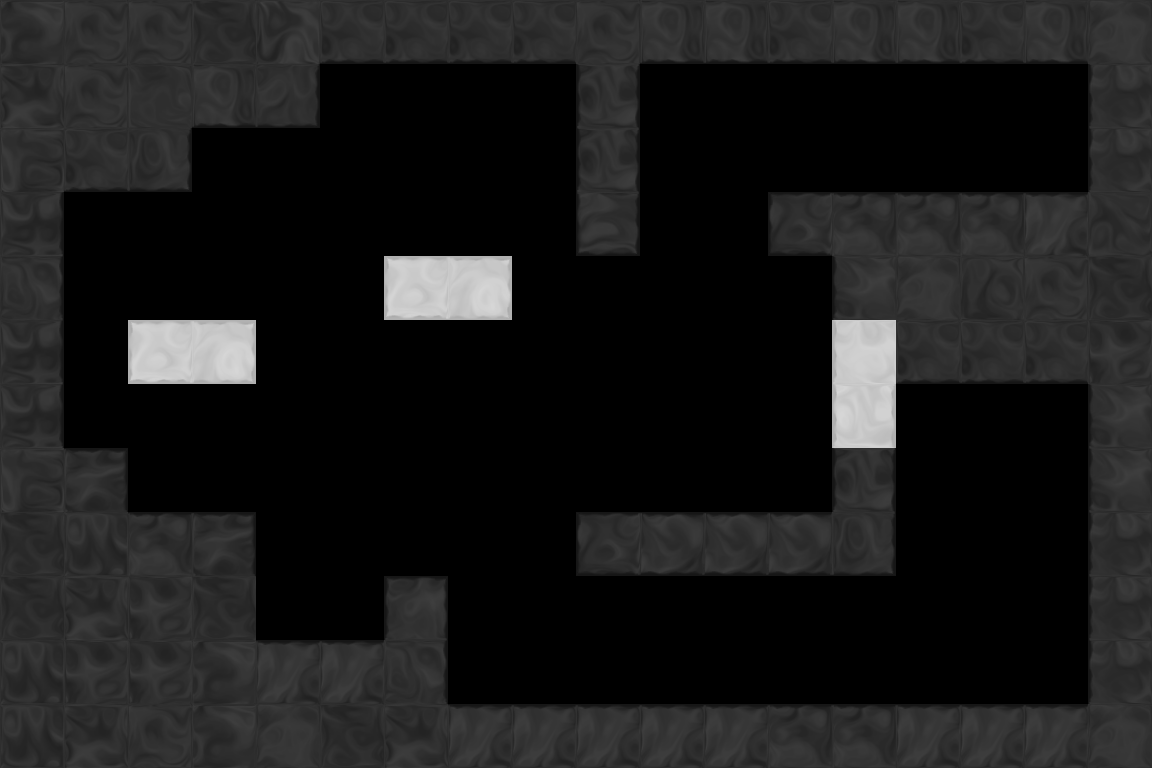

Tiled map render using the project's own tile images. Description and the whole map definition, tile-layer contents included, below:
An orthogonal 18x12 tile map with 64x64 px tiles, 1 tile layer (tile), 1 hidden layer not drawn, 6 tilesets and 8 objects (2x Portal, 2x OrbBlue, 2x Spring, DoorBlue, ColorchipBlue).

<map version="1.0" orientation="orthogonal" width="18" height="12" tilewidth="64" tileheight="64">
 <properties>
  <property name="bg" value="bg5" />
  <property name="bgParallaxX" value=".6" />
  <property name="bgParallaxY" value=".6" />
  <property name="music" value="level_white" />
  <property name="worldWrap" value="true" />
 </properties>
 <tileset firstgid="1" source="tiles/black_tiles.tsx" />
 <tileset firstgid="50" source="tiles/glass_tiles.tsx" />
 <tileset firstgid="99" source="tiles/black_indestructable.tsx" />
 <tileset firstgid="149" source="tiles/sand_tiles.tsx" />
 <tileset firstgid="157" source="tiles/white_tiles.tsx" />
 <tileset firstgid="206" source="tiles/mixed_tiles.tsx" />
 <layer name="backTile" width="18" height="12" visible="0">
  <data encoding="csv">
0,0,0,0,0,0,0,0,0,0,0,0,0,0,0,0,0,0,
0,0,0,0,0,0,0,0,0,0,0,0,0,0,0,0,0,0,
0,0,0,0,0,0,0,0,0,0,0,0,0,0,0,0,0,0,
0,0,0,0,0,0,0,0,0,0,0,0,0,0,0,0,0,0,
0,0,0,0,0,0,0,0,0,0,0,0,0,0,0,0,0,0,
0,0,0,0,0,0,0,0,0,0,0,0,0,0,0,0,0,0,
0,0,0,0,0,0,0,0,0,0,0,0,0,0,0,0,0,0,
0,0,0,0,0,0,0,0,0,0,0,0,0,0,0,0,0,0,
0,0,0,0,0,0,0,0,0,0,0,0,0,0,0,0,0,0,
0,0,0,0,0,0,0,0,0,0,0,0,0,0,0,0,0,0,
0,0,0,0,0,0,0,0,0,0,0,0,0,0,0,0,0,0,
0,0,0,0,0,0,0,0,0,0,0,0,0,0,0,0,0,0
</data>
 </layer>
 <objectgroup name="obj" width="18" height="12">
  <object type="Portal" x="992" y="448" width="64" height="64">
   <properties>
    <property name="mapTo" value="worldWrap2" />
    <property name="right" value="false" />
   </properties>
   <ellipse />
  </object>
  <object type="OrbBlue" x="512" y="384" width="64" height="64" />
  <object type="DoorBlue" x="640" y="192" width="128" height="64" />
  <object type="Portal" x="992" y="96" width="64" height="64">
   <properties>
    <property name="mapTo" value="eyebots" />
    <property name="right" value="false" />
   </properties>
   <ellipse />
  </object>
  <object type="Spring" x="639" y="448" width="128" height="64" />
  <object type="ColorchipBlue" x="192" y="256" />
  <object type="Spring" x="256" y="576" width="128" height="64" />
  <object type="OrbBlue" x="416" y="128" width="64" height="64" />
 </objectgroup>
 <layer name="tile" width="18" height="12">
  <data encoding="csv">
49,21,21,35,1,31,31,31,31,21,38,38,31,38,38,31,38,6,
3,21,7,38,32,0,0,0,0,44,0,0,0,0,0,0,0,23,
2,31,39,0,0,0,0,0,0,44,0,0,0,0,0,0,0,23,
26,0,0,0,0,0,0,0,0,47,0,0,46,17,17,17,10,14,
25,0,0,0,0,0,202,196,0,0,0,0,0,22,6,28,21,35,
26,0,202,196,0,0,0,0,0,0,0,0,0,179,31,31,31,5,
26,0,0,0,0,0,0,0,0,0,0,0,0,200,0,0,0,22,
2,11,0,0,0,0,0,0,0,0,0,0,0,44,0,0,0,22,
35,4,17,11,0,0,0,0,0,46,45,45,45,39,0,0,0,23,
35,3,5,35,0,0,33,0,0,0,0,0,0,0,0,0,0,23,
4,5,5,49,10,10,25,0,0,0,0,0,0,0,0,0,0,23,
4,3,21,49,6,35,3,10,10,10,10,10,17,17,10,10,10,6
</data>
 </layer>
 <objectgroup name="front" width="18" height="12" />
</map>
